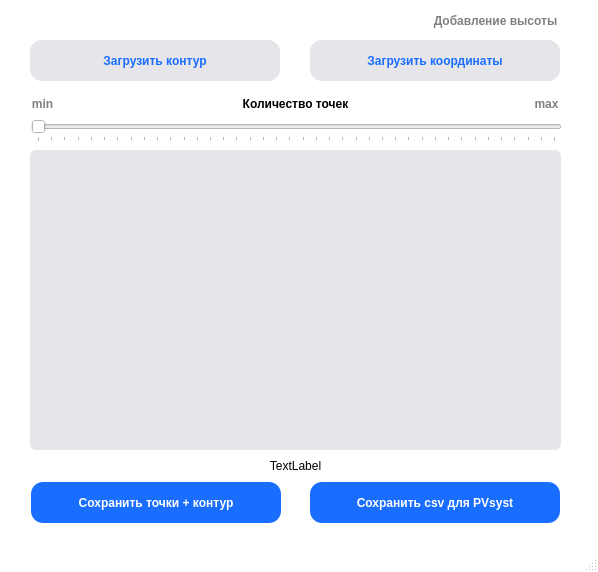
<?xml version="1.0" encoding="UTF-8"?>
<ui version="4.0">
 <class>MainWindow</class>
 <widget class="QMainWindow" name="MainWindow">
  <property name="enabled">
   <bool>true</bool>
  </property>
  <property name="geometry">
   <rect>
    <x>0</x>
    <y>0</y>
    <width>598</width>
    <height>572</height>
   </rect>
  </property>
  <property name="font">
   <font>
    <family>Arial</family>
    <weight>50</weight>
    <bold>false</bold>
   </font>
  </property>
  <property name="focusPolicy">
   <enum>Qt::NoFocus</enum>
  </property>
  <property name="windowTitle">
   <string>Coordy</string>
  </property>
  <property name="styleSheet">
   <string notr="true">QMainWindow {
	background-color: white
}
QScrollBar:vertical {              
	background: #e5e5ea;
	border-radius: 3;
	border: none;
	max-width: 8px;
}
QScrollBar::handle:vertical {
	background-color: #196dff;
    border-radius: 3;
}
QScrollBar::handle:vertical:hover {
	background-color: #3b83ff; 
    min-height: 0px;
    border-radius: 3;
}
QScrollBar::add-line:vertical {
    height: 0px;
    subcontrol-position: bottom;
    subcontrol-origin: margin;
}
QScrollBar::sub-line:vertical {
    height: 0 px;
    subcontrol-position: top;
    subcontrol-origin: margin;
}
QScrollBar::add-page:vertical, QScrollBar::sub-page:vertical{
    background: #e5e5ea;
	border: none;
}

QScrollBar:horizontal {              
	background: #e5e5ea;
	border-radius: 3;
	border: none;
	max-height: 8px;
}
QScrollBar::handle:horizontal {
	background-color: #196dff;
    border-radius: 3;
}
QScrollBar::handle:horizontal:hover {
	background-color: #3b83ff; 
    min-height: 0px;
    border-radius: 3;
}
QScrollBar::add-line:horizontal {
    height: 0px;
    subcontrol-position: bottom;
    subcontrol-origin: margin;
}
QScrollBar::sub-line:horizontal {
    height: 0 px;
    subcontrol-position: top;
    subcontrol-origin: margin;
}
QScrollBar::add-page:horizontal, QScrollBar::sub-page:horizontal{
    background: #e5e5ea;
	border: none;
}
QComboBox QAbstractItemView {
	background: transparent;
	border-radius: 6;
    border: none;
	outline:0px;
	selection-background-color: white;
	selection-color: #196dff;
    padding: 8 0 8 0;
}</string>
  </property>
  <property name="documentMode">
   <bool>false</bool>
  </property>
  <widget class="QWidget" name="centralwidget">
   <property name="styleSheet">
    <string notr="true">background-color: #fff;</string>
   </property>
   <widget class="QPushButton" name="btnOpenFile">
    <property name="geometry">
     <rect>
      <x>250</x>
      <y>620</y>
      <width>71</width>
      <height>31</height>
     </rect>
    </property>
    <property name="font">
     <font>
      <family>Arial</family>
      <pointsize>9</pointsize>
      <weight>75</weight>
      <italic>false</italic>
      <bold>true</bold>
      <underline>false</underline>
      <strikeout>false</strikeout>
      <stylestrategy>PreferAntialias</stylestrategy>
      <kerning>true</kerning>
     </font>
    </property>
    <property name="cursor">
     <cursorShape>PointingHandCursor</cursorShape>
    </property>
    <property name="toolTip">
     <string>Открыть созданный отчет PDF</string>
    </property>
    <property name="styleSheet">
     <string notr="true">QPushButton{
	background-color:rgba(112, 215, 255, 0);
	color:rgba(0, 0, 0, 0.5);
	border: none;
	border-radius: 5;
	border-style: outset;
}
QPushButton:hover{
	color: black;
}
</string>
    </property>
    <property name="text">
     <string>Открыть</string>
    </property>
   </widget>
   <widget class="QPushButton" name="btnAddAltitude">
    <property name="geometry">
     <rect>
      <x>380</x>
      <y>10</y>
      <width>231</width>
      <height>21</height>
     </rect>
    </property>
    <property name="font">
     <font>
      <family>Arial</family>
      <pointsize>9</pointsize>
      <weight>75</weight>
      <bold>true</bold>
     </font>
    </property>
    <property name="cursor">
     <cursorShape>PointingHandCursor</cursorShape>
    </property>
    <property name="toolTip">
     <string>Загрузка CSV файла с почасовой выработкой</string>
    </property>
    <property name="styleSheet">
     <string notr="true">QPushButton{
	background-color:rgba(112, 215, 255, 0);
	color:rgba(0, 0, 0, 0.5);
	border: none;
	border-radius: 5;
	border-style: outset;
}
QPushButton:hover{
	color: black;
}
</string>
    </property>
    <property name="text">
     <string>Добавление высоты</string>
    </property>
   </widget>
   <widget class="QPushButton" name="btnPolygon">
    <property name="geometry">
     <rect>
      <x>30</x>
      <y>40</y>
      <width>250</width>
      <height>41</height>
     </rect>
    </property>
    <property name="font">
     <font>
      <family>Arial</family>
      <pointsize>9</pointsize>
      <weight>75</weight>
      <bold>true</bold>
     </font>
    </property>
    <property name="cursor">
     <cursorShape>PointingHandCursor</cursorShape>
    </property>
    <property name="toolTip">
     <string>Загрузка исходного контура .kml</string>
    </property>
    <property name="styleSheet">
     <string notr="true">QPushButton{
	background-color: rgba(229,229,234,1);
	color: #196dff;
	border: none;
	border-radius: 12;
	border-style: outset;
}
QPushButton:hover{
	background-color: #dceaff; 
}
QPushButton:pressed{
	color: rgba(25, 109, 255, 0.7); 
	border-radius: 12;
}</string>
    </property>
    <property name="text">
     <string>Загрузить контур</string>
    </property>
   </widget>
   <widget class="QPushButton" name="btnSaveCsv">
    <property name="geometry">
     <rect>
      <x>310</x>
      <y>482</y>
      <width>250</width>
      <height>41</height>
     </rect>
    </property>
    <property name="font">
     <font>
      <family>Arial</family>
      <pointsize>9</pointsize>
      <weight>75</weight>
      <bold>true</bold>
      <underline>false</underline>
     </font>
    </property>
    <property name="cursor">
     <cursorShape>PointingHandCursor</cursorShape>
    </property>
    <property name="toolTip">
     <string>Сохранение csv файла для дальнейшего импорта в PVsyst</string>
    </property>
    <property name="styleSheet">
     <string notr="true">QPushButton{
	background-color: #196dff;
	color: white;
	border: none;
	border-radius: 12;
	border-style: outset;
}
QPushButton:hover{
	background-color: #3b83ff; 
}
QPushButton:pressed{
	color: rgba(255, 255, 255, 0.7);
	border-radius: 12;
}</string>
    </property>
    <property name="text">
     <string>Сохранить csv для PVsyst</string>
    </property>
    <property name="checkable">
     <bool>false</bool>
    </property>
    <property name="checked">
     <bool>false</bool>
    </property>
   </widget>
   <widget class="QPushButton" name="btnTxt">
    <property name="geometry">
     <rect>
      <x>310</x>
      <y>40</y>
      <width>250</width>
      <height>41</height>
     </rect>
    </property>
    <property name="font">
     <font>
      <family>Arial</family>
      <pointsize>9</pointsize>
      <weight>75</weight>
      <bold>true</bold>
     </font>
    </property>
    <property name="cursor">
     <cursorShape>PointingHandCursor</cursorShape>
    </property>
    <property name="toolTip">
     <string>Загрузка файла .txt с добавленными высотами, с сайта</string>
    </property>
    <property name="styleSheet">
     <string notr="true">QPushButton{
	background-color: rgba(229,229,234,1);
	color: #196dff;
	border: none;
	border-radius: 12;
	border-style: outset;
}
QPushButton:hover{
	background-color: #dceaff; 
}
QPushButton:pressed{
	color: rgba(25, 109, 255, 0.7); 
	border-radius: 12;
}</string>
    </property>
    <property name="text">
     <string>Загрузить координаты</string>
    </property>
   </widget>
   <widget class="QGraphicsView" name="graphicsView">
    <property name="geometry">
     <rect>
      <x>30</x>
      <y>150</y>
      <width>531</width>
      <height>300</height>
     </rect>
    </property>
    <property name="mouseTracking">
     <bool>true</bool>
    </property>
    <property name="tabletTracking">
     <bool>true</bool>
    </property>
    <property name="styleSheet">
     <string notr="true">
	background-color:rgba(229,229,234,1); 
	border-radius: 6;
	border: none;
	padding: 8 4 8 8;

</string>
    </property>
    <property name="verticalScrollBarPolicy">
     <enum>Qt::ScrollBarAlwaysOff</enum>
    </property>
    <property name="horizontalScrollBarPolicy">
     <enum>Qt::ScrollBarAlwaysOff</enum>
    </property>
    <property name="sizeAdjustPolicy">
     <enum>QAbstractScrollArea::AdjustToContents</enum>
    </property>
    <property name="transformationAnchor">
     <enum>QGraphicsView::AnchorUnderMouse</enum>
    </property>
    <property name="resizeAnchor">
     <enum>QGraphicsView::AnchorUnderMouse</enum>
    </property>
   </widget>
   <widget class="QPushButton" name="btnSavePointsPolygon">
    <property name="geometry">
     <rect>
      <x>31</x>
      <y>482</y>
      <width>250</width>
      <height>41</height>
     </rect>
    </property>
    <property name="font">
     <font>
      <family>Arial</family>
      <pointsize>9</pointsize>
      <weight>75</weight>
      <bold>true</bold>
      <underline>false</underline>
     </font>
    </property>
    <property name="cursor">
     <cursorShape>PointingHandCursor</cursorShape>
    </property>
    <property name="toolTip">
     <string>Сохранение подобранной конфигурации в файл .kml</string>
    </property>
    <property name="styleSheet">
     <string notr="true">QPushButton{
	background-color: #196dff;
	color: white;
	border: none;
	border-radius: 12;
	border-style: outset;
}
QPushButton:hover{
	background-color: #3b83ff; 
}
QPushButton:pressed{
	color: rgba(255, 255, 255, 0.7);
	border-radius: 12;
}</string>
    </property>
    <property name="text">
     <string>Сохранить точки + контур</string>
    </property>
    <property name="checkable">
     <bool>false</bool>
    </property>
    <property name="checked">
     <bool>false</bool>
    </property>
   </widget>
   <widget class="QSlider" name="horizontalSlider">
    <property name="geometry">
     <rect>
      <x>31</x>
      <y>120</y>
      <width>531</width>
      <height>22</height>
     </rect>
    </property>
    <property name="minimum">
     <number>5</number>
    </property>
    <property name="maximum">
     <number>200</number>
    </property>
    <property name="pageStep">
     <number>5</number>
    </property>
    <property name="tracking">
     <bool>true</bool>
    </property>
    <property name="orientation">
     <enum>Qt::Horizontal</enum>
    </property>
    <property name="invertedAppearance">
     <bool>false</bool>
    </property>
    <property name="invertedControls">
     <bool>false</bool>
    </property>
    <property name="tickPosition">
     <enum>QSlider::TicksBelow</enum>
    </property>
   </widget>
   <widget class="QLabel" name="labelCountPoint">
    <property name="geometry">
     <rect>
      <x>30</x>
      <y>86</y>
      <width>531</width>
      <height>35</height>
     </rect>
    </property>
    <property name="font">
     <font>
      <family>Arial</family>
      <pointsize>9</pointsize>
      <weight>75</weight>
      <bold>true</bold>
     </font>
    </property>
    <property name="styleSheet">
     <string notr="true">background-color: rgba(255,255,255,0); </string>
    </property>
    <property name="frameShadow">
     <enum>QFrame::Plain</enum>
    </property>
    <property name="text">
     <string>Количество точек</string>
    </property>
    <property name="scaledContents">
     <bool>false</bool>
    </property>
    <property name="alignment">
     <set>Qt::AlignCenter</set>
    </property>
   </widget>
   <widget class="QPushButton" name="btnMinStep">
    <property name="geometry">
     <rect>
      <x>27</x>
      <y>93</y>
      <width>31</width>
      <height>21</height>
     </rect>
    </property>
    <property name="font">
     <font>
      <family>Arial</family>
      <pointsize>9</pointsize>
      <weight>75</weight>
      <italic>false</italic>
      <bold>true</bold>
      <underline>false</underline>
      <strikeout>false</strikeout>
      <stylestrategy>PreferAntialias</stylestrategy>
      <kerning>true</kerning>
     </font>
    </property>
    <property name="cursor">
     <cursorShape>PointingHandCursor</cursorShape>
    </property>
    <property name="toolTip">
     <string>Минимальное число точек</string>
    </property>
    <property name="styleSheet">
     <string notr="true">QPushButton{
	background-color:rgba(112, 215, 255, 0);
	color:rgba(0, 0, 0, 0.5);
	border: none;
	border-radius: 5;
	border-style: outset;
}
QPushButton:hover{
	color: black;
}
</string>
    </property>
    <property name="text">
     <string>min</string>
    </property>
   </widget>
   <widget class="QPushButton" name="btnMaxStep">
    <property name="geometry">
     <rect>
      <x>526</x>
      <y>93</y>
      <width>41</width>
      <height>21</height>
     </rect>
    </property>
    <property name="font">
     <font>
      <family>Arial</family>
      <pointsize>9</pointsize>
      <weight>75</weight>
      <italic>false</italic>
      <bold>true</bold>
      <underline>false</underline>
      <strikeout>false</strikeout>
      <stylestrategy>PreferAntialias</stylestrategy>
      <kerning>true</kerning>
     </font>
    </property>
    <property name="cursor">
     <cursorShape>PointingHandCursor</cursorShape>
    </property>
    <property name="toolTip">
     <string>Максимальное число точек</string>
    </property>
    <property name="styleSheet">
     <string notr="true">QPushButton{
	background-color:rgba(112, 215, 255, 0);
	color:rgba(0, 0, 0, 0.5);
	border: none;
	border-radius: 5;
	border-style: outset;
}
QPushButton:hover{
	color: black;
}
</string>
    </property>
    <property name="text">
     <string>max</string>
    </property>
   </widget>
   <widget class="QLabel" name="labelLoading">
    <property name="geometry">
     <rect>
      <x>30</x>
      <y>440</y>
      <width>531</width>
      <height>51</height>
     </rect>
    </property>
    <property name="toolTip">
     <string/>
    </property>
    <property name="styleSheet">
     <string notr="true">background-color:rgba(112, 215, 255, 0);</string>
    </property>
    <property name="text">
     <string>TextLabel</string>
    </property>
    <property name="alignment">
     <set>Qt::AlignCenter</set>
    </property>
   </widget>
   <zorder>btnOpenFile</zorder>
   <zorder>btnAddAltitude</zorder>
   <zorder>btnPolygon</zorder>
   <zorder>btnSaveCsv</zorder>
   <zorder>btnTxt</zorder>
   <zorder>btnSavePointsPolygon</zorder>
   <zorder>horizontalSlider</zorder>
   <zorder>labelCountPoint</zorder>
   <zorder>btnMinStep</zorder>
   <zorder>btnMaxStep</zorder>
   <zorder>labelLoading</zorder>
   <zorder>graphicsView</zorder>
  </widget>
  <widget class="QStatusBar" name="statusBar"/>
 </widget>
 <resources/>
 <connections/>
</ui>
